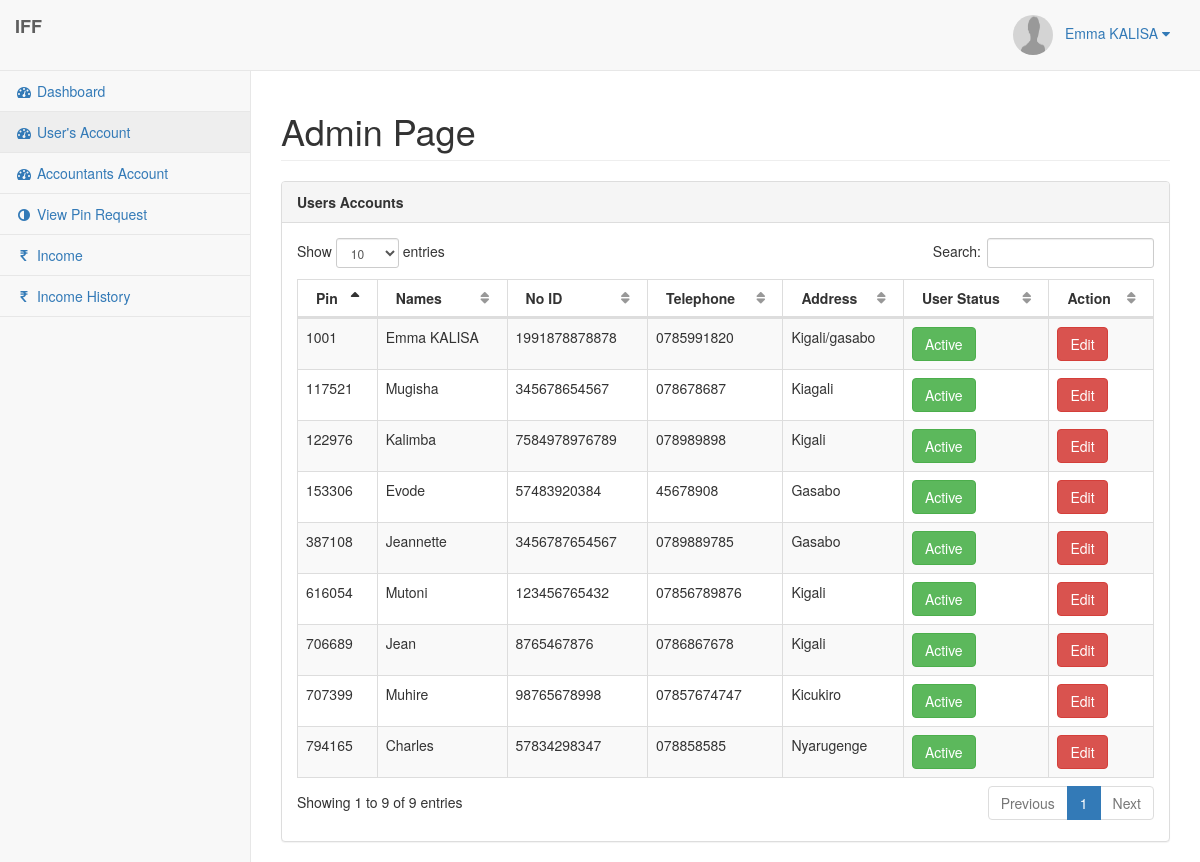
Page /admin/users.php (signed in) on the committed database.
### tables this page shows
CREATE TABLE `user` (
  `id` int(11) NOT NULL,
  `userident` int(11) NOT NULL,
  `Names` varchar(50) NOT NULL,
  `NationalID` bigint(50) NOT NULL,
  `password` varchar(30) NOT NULL,
  `mobile` varchar(12) NOT NULL,
  `address` text NOT NULL,
  `under_userpin` varchar(50) DEFAULT '',
  `side` enum('left','right') NOT NULL,
  `date` date NOT NULL,
  `user_status` varchar(100) NOT NULL,
  `picture` varchar(200) NOT NULL
);

### admin/users.php (the view, shortened to what this page needs)
<?php
    require_once('php-includes/config.php');
    $userident = $_SESSION['userident'];
?>
<!DOCTYPE html>
<html lang="en">
<head>
    <link href="../vendor/bootstrap/css/bootstrap.min.css" rel="stylesheet">
    <link href="../vendor/metisMenu/metisMenu.min.css" rel="stylesheet">
    <link href="../vendor/datatables-plugins/dataTables.bootstrap.css" rel="stylesheet">
    <link href="../vendor/datatables-responsive/dataTables.responsive.css" rel="stylesheet">
    <link href="../dist/css/sb-admin-2.css" rel="stylesheet">
    <link href="../vendor/font-awesome/css/font-awesome.min.css" rel="stylesheet" type="text/css">
</head>
<body>
    <div id="wrapper">
        <?php include('php-includes/menu.php'); ?>
        <div id="page-wrapper">
            <div class="row">
                <div class="col-lg-12">
                    <h1 class="page-header">Admin Page</h1>
                </div>
            </div>
            <div class="row">
                <div class="col-lg-12">
                    <div class="panel panel-default">
                        <div class="panel-heading">
                        <b>Users Accounts</b>
                        </div>
                        <div class="panel-body">
                            <table width="100%" class="table table-striped table-bordered table-hover" id="dataTables-example">
                                <thead>
                                    <tr>
                                        <th>Pin</th>
                                        <th>Names</th>
                                        <th>No ID</th>
                                        <th>Telephone</th>
                                        <th>Address</th>
                                        <th>User Status</th>
                                        <th>Action</th>
                                    </tr>
                                </thead>
                                <tbody>
                                    <?php
                                        $result=$dbh->prepare("Select * From user Order By Names ASC");
                                        $result->execute();
                                        while($row = $result->fetch(PDO::FETCH_ASSOC)){
                                            echo "<tr>";
                                            echo "<td>".$row['userident']."</td>";
                                            echo "<td>".$row['Names']."</td>";
                                            echo "<td>".$row['NationalID']."</td>";
                                            echo "<td>".$row['mobile']."</td>";
                                            echo "<td>".$row['address']."</td>";
                                            if($row['user_status']=='Active') {
                                                echo "<td><a href='update_status.php?userid=$row[id]' class='btn btn-success'>".$row['user_status']."</a></td>";
                                            }else{
                                                echo "<td><a href='update_status.php?userid=$row[id]' class='btn btn-warning'>".$row['user_status']."</a></td>";
                                            }
                                            echo "<td><a href='editform.php?edit_id=$row[id]' class='btn btn-danger'>Edit</a></td>";
                                            echo "</tr>";
                                        }
                                    ?>
                                </tbody>
                            </table>
                    </div>
                </div>
            </div>
        </div>
    </div>
</body>
</html>

### admin/php-includes/menu.php (shortened to what this page needs)
<?php
include('php-includes/connect.php');
$query = mysqli_query($con,"select * from admin where userident='$userident'");
$result = mysqli_fetch_array($query);
?>
<nav class="navbar navbar-default navbar-static-top" role="navigation" style="margin-bottom: 0">
            <div class="navbar-header">
                <a class="navbar-brand" href="#"><b>IFF</b></a>
            </div>
            <ul class="nav navbar-top-links navbar-right">
                <li class="dropdown">
                    <a class="dropdown-toggle" data-toggle="dropdown" href="#">
                    <img src="../uploads/<?php echo  $result['picture']; ?>" class="user-image" alt="User Image" style="border-radius: 50%;" width="40px" height="40px"></i>&nbsp;&nbsp;&nbsp;<?php echo $result['Names']?> <i class="fa fa-caret-down"></i>
                    </a>
                </li>
            </ul>
            <br/>
            <div class="navbar-default sidebar" role="navigation">
                <div class="sidebar-nav navbar-collapse">
                    <ul class="nav" id="side-menu">
                        <li>
                            <a href="home.php"><i class="fa fa-dashboard fa-fw"></i> Dashboard</a>
                        </li>
                        <li>
                            <a href="users.php"><i class="fa fa-dashboard fa-fw"></i> User's Account</a>
                        </li>
                        <li>
                            <a href="accountant.php"><i class="fa fa-dashboard fa-fw"></i> Accountants Account</a>
                        </li>
                        <li>
                            <a href="view-pin-request.php"><i class="fa fa-adjust fa-fw"></i> View Pin Request</a>
                        </li>
                        <li>
                            <a href="income.php"><i class="fa fa-rupee fa-fw"></i> Income</a>
                        </li>
                        <li>
                            <a href="income-history.php"><i class="fa fa-rupee fa-fw"></i> Income History</a>
                        </li>
                    </ul>
                </div>
            </div>
        </nav>

### rows in the picture
user: userident "794165", Names "Charles", NationalID "57834298347", mobile "078858585", address "Nyarugenge", user_status "Active"
user: userident "1001", Names "Emma KALISA", NationalID "1991878878878", mobile "0785991820", address "Kigali/gasabo", user_status "Active"
user: userident "153306", Names "Evode", NationalID "57483920384", mobile "45678908", address "Gasabo", user_status "Active"
user: userident "706689", Names "Jean", NationalID "8765467876", mobile "0786867678", address "Kigali", user_status "Active"
user: userident "387108", Names "Jeannette", NationalID "3456787654567", mobile "0789889785", address "Gasabo", user_status "Active"
user: userident "122976", Names "Kalimba", NationalID "7584978976789", mobile "078989898", address "Kigali", user_status "Active"
user: userident "117521", Names "Mugisha", NationalID "345678654567", mobile "078678687", address "Kiagali", user_status "Active"
user: userident "707399", Names "Muhire", NationalID "98765678998", mobile "07857674747", address "Kicukiro", user_status "Active"
user: userident "616054", Names "Mutoni", NationalID "123456765432", mobile "07856789876", address "Kigali", user_status "Active"

### other values in the picture
$result['Names'] "Emma KALISA"
